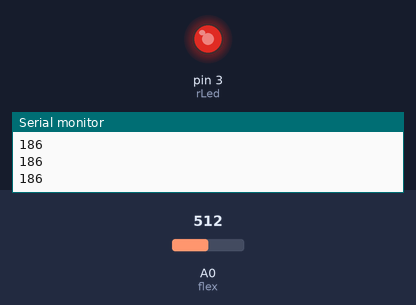
Bench run of a sketch on a simulated Arduino Uno, built with avr-gcc and run on an emulated ATmega328P. Parts: output pins drawn as LEDs (lit = HIGH), the last lines printed to the serial monitor. The test bench sets the inputs (shaded band); at power-on: A0 (flex) = 512.

Above: at 1.2 s.
1.3 s: A0 (flex) set to 716
At 1.8 s:
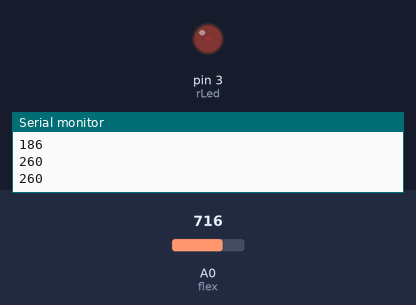
2.9 s: A0 (flex) set to 900
At 4.2 s:
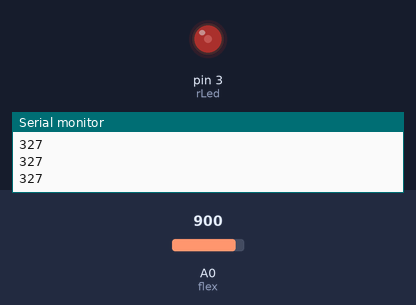
4.5 s: A0 (flex) set to 0
At 5.6 s:
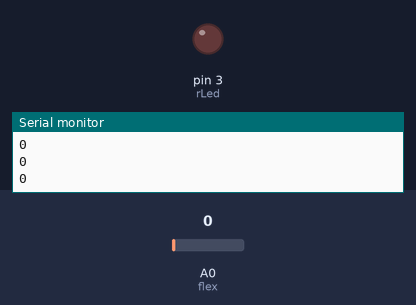
6.1 s: A0 (flex) set to 4
At 6.9 s:
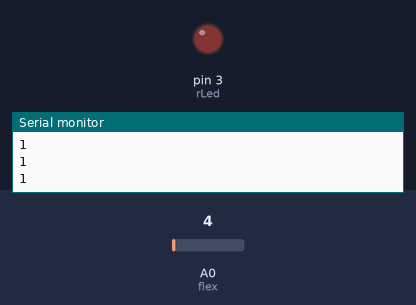
7.7 s: A0 (flex) set to 511
At 8.2 s:
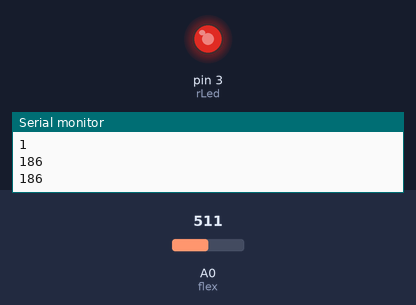
Timing chart, 0 to 10.3 s (numbered marks = the images above; inputs shaded):
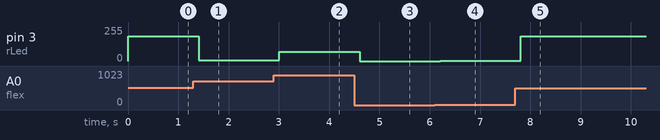

Measured:
- after the input at 1.3 s, pin 3 (rLed): 186/255 → 4/255 after 0.10 s
- after the input at 2.9 s, pin 3 (rLed): 4/255 → 71/255 after 0.11 s
- after the input at 4.5 s, pin 3 (rLed): 71/255 → 0/255 after 0.11 s
- after the input at 6.1 s, pin 3 (rLed): 0/255 → 1/255 after 0.11 s
- after the input at 7.7 s, pin 3 (rLed): 1/255 → 186/255 after 0.11 s

The sketch:

pressureSensorVoltageDiv.ino
```cpp
int led = 2;
int rLed = 3;

int flex = A0;
int val;

void setup() {
  // put your setup code here, to run once:

  Serial.begin(115200);
}

void loop() {
  // put your main code here, to run repeatedly:

  val = analogRead(flex);
  val = map(val, 0, 700, 0, 255);

  analogWrite(rLed, val);

  if (val > 200) digitalWrite(led, HIGH);
  else digitalWrite(led, LOW);

  Serial.println(val);
  delay(200);
}
```
